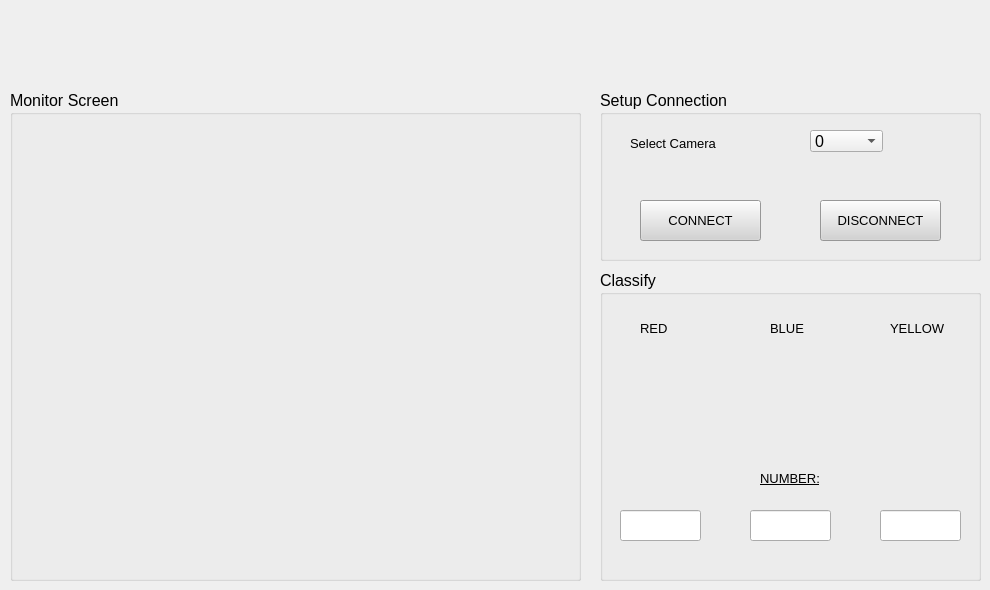
    <widget class="QWidget" name="page_camera">
     <widget class="QGroupBox" name="groupBox_3">
      <property name="geometry">
       <rect>
        <x>10</x>
        <y>90</y>
        <width>571</width>
        <height>491</height>
       </rect>
      </property>
      <property name="font">
       <font>
        <pointsize>12</pointsize>
       </font>
      </property>
      <property name="styleSheet">
       <string notr="true"/>
      </property>
      <property name="title">
       <string>Monitor Screen</string>
      </property>
      <widget class="QLabel" name="camera_dis">
       <property name="geometry">
        <rect>
         <x>10</x>
         <y>30</y>
         <width>550</width>
         <height>440</height>
        </rect>
       </property>
       <property name="styleSheet">
        <string notr="true"/>
       </property>
       <property name="text">
        <string/>
       </property>
      </widget>
     </widget>
     <widget class="QGroupBox" name="groupBox_4">
      <property name="geometry">
       <rect>
        <x>600</x>
        <y>90</y>
        <width>381</width>
        <height>171</height>
       </rect>
      </property>
      <property name="font">
       <font>
        <family>Arial</family>
        <pointsize>12</pointsize>
       </font>
      </property>
      <property name="title">
       <string>Setup Connection</string>
      </property>
      <widget class="QLabel" name="label_29">
       <property name="geometry">
        <rect>
         <x>30</x>
         <y>45</y>
         <width>131</width>
         <height>16</height>
        </rect>
       </property>
       <property name="font">
        <font>
         <pointsize>10</pointsize>
        </font>
       </property>
       <property name="text">
        <string>Select Camera</string>
       </property>
      </widget>
      <widget class="QComboBox" name="cb_sl_cam">
       <property name="geometry">
        <rect>
         <x>210</x>
         <y>40</y>
         <width>73</width>
         <height>22</height>
        </rect>
       </property>
       <item>
        <property name="text">
         <string>0</string>
        </property>
       </item>
       <item>
        <property name="text">
         <string>1</string>
        </property>
       </item>
       <item>
        <property name="text">
         <string>2</string>
        </property>
       </item>
      </widget>
      <widget class="QPushButton" name="bt_cn_cam">
       <property name="geometry">
        <rect>
         <x>40</x>
         <y>110</y>
         <width>121</width>
         <height>41</height>
        </rect>
       </property>
       <property name="font">
        <font>
         <pointsize>10</pointsize>
        </font>
       </property>
       <property name="styleSheet">
        <string notr="true">QPushButton {
    background-color: lightgray;
}
QPushButton:pressed {
    background-color: green;       /* click */
}</string>
       </property>
       <property name="text">
        <string>CONNECT</string>
       </property>
      </widget>
      <widget class="QPushButton" name="bt_dcn_cam">
       <property name="geometry">
        <rect>
         <x>220</x>
         <y>110</y>
         <width>121</width>
         <height>41</height>
        </rect>
       </property>
       <property name="font">
        <font>
         <pointsize>10</pointsize>
        </font>
       </property>
       <property name="styleSheet">
        <string notr="true">QPushButton {
    background-color: lightgray;
}
QPushButton:pressed {
    background-color: red;       /* click */
}</string>
       </property>
       <property name="text">
        <string>DISCONNECT</string>
       </property>
      </widget>
     </widget>
     <widget class="QGroupBox" name="groupBox_5">
      <property name="geometry">
       <rect>
        <x>600</x>
        <y>270</y>
        <width>381</width>
        <height>311</height>
       </rect>
      </property>
      <property name="font">
       <font>
        <family>Arial</family>
        <pointsize>12</pointsize>
       </font>
      </property>
      <property name="title">
       <string>Classify</string>
      </property>
      <widget class="QLabel" name="trig_red">
       <property name="geometry">
        <rect>
         <x>20</x>
         <y>80</y>
         <width>80</width>
         <height>50</height>
        </rect>
       </property>
       <property name="text">
        <string/>
       </property>
       <property name="pixmap">
        <pixmap>E:/Tạp/anh_ute/gray_rec.png</pixmap>
       </property>
       <property name="scaledContents">
        <bool>true</bool>
       </property>
      </widget>
      <widget class="QLabel" name="trig_blue">
       <property name="geometry">
        <rect>
         <x>150</x>
         <y>80</y>
         <width>80</width>
         <height>50</height>
        </rect>
       </property>
       <property name="text">
        <string/>
       </property>
       <property name="pixmap">
        <pixmap>E:/Tạp/anh_ute/gray_rec.png</pixmap>
       </property>
       <property name="scaledContents">
        <bool>true</bool>
       </property>
      </widget>
      <widget class="QLabel" name="trig_green">
       <property name="geometry">
        <rect>
         <x>280</x>
         <y>80</y>
         <width>80</width>
         <height>50</height>
        </rect>
       </property>
       <property name="text">
        <string/>
       </property>
       <property name="pixmap">
        <pixmap>E:/Tạp/anh_ute/gray_rec.png</pixmap>
       </property>
       <property name="scaledContents">
        <bool>true</bool>
       </property>
      </widget>
      <widget class="QLineEdit" name="num_red">
       <property name="geometry">
        <rect>
         <x>20</x>
         <y>240</y>
         <width>81</width>
         <height>31</height>
        </rect>
       </property>
      </widget>
      <widget class="QLineEdit" name="num_blue">
       <property name="geometry">
        <rect>
         <x>150</x>
         <y>240</y>
         <width>81</width>
         <height>31</height>
        </rect>
       </property>
      </widget>
      <widget class="QLineEdit" name="num_green">
       <property name="geometry">
        <rect>
         <x>280</x>
         <y>240</y>
         <width>81</width>
         <height>31</height>
        </rect>
       </property>
      </widget>
      <widget class="QLabel" name="label_33">
       <property name="geometry">
        <rect>
         <x>40</x>
         <y>50</y>
         <width>55</width>
         <height>16</height>
        </rect>
       </property>
       <property name="font">
        <font>
         <pointsize>10</pointsize>
        </font>
       </property>
       <property name="text">
        <string>RED</string>
       </property>
      </widget>
      <widget class="QLabel" name="label_34">
       <property name="geometry">
        <rect>
         <x>170</x>
         <y>50</y>
         <width>55</width>
         <height>16</height>
        </rect>
       </property>
       <property name="font">
        <font>
         <pointsize>10</pointsize>
        </font>
       </property>
       <property name="text">
        <string>BLUE</string>
       </property>
      </widget>
      <widget class="QLabel" name="label_35">
       <property name="geometry">
        <rect>
         <x>290</x>
         <y>50</y>
         <width>55</width>
         <height>16</height>
        </rect>
       </property>
       <property name="font">
        <font>
         <pointsize>10</pointsize>
        </font>
       </property>
       <property name="text">
        <string>YELLOW</string>
       </property>
      </widget>
      <widget class="QLabel" name="label_36">
       <property name="geometry">
        <rect>
         <x>160</x>
         <y>200</y>
         <width>81</width>
         <height>16</height>
        </rect>
       </property>
       <property name="font">
        <font>
         <pointsize>10</pointsize>
         <underline>true</underline>
        </font>
       </property>
       <property name="text">
        <string>NUMBER:</string>
       </property>
      </widget>
     </widget>
    </widget>
